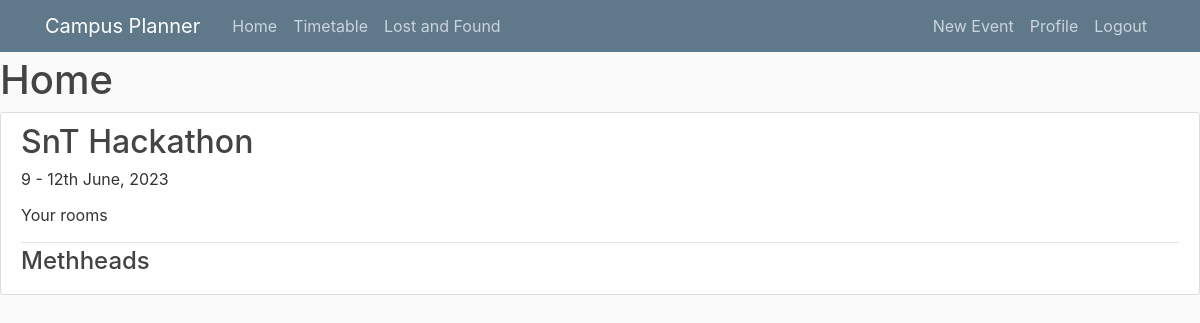
Page /home (signed in) on the committed database.
### plan/models.py (models this page shows, shortened)
class event(models.Model):
    name = models.CharField(max_length=100)
    time = models.CharField(max_length=100)
    location = models.CharField(max_length=100)
    description = models.TextField()
    author = models.ForeignKey(User, on_delete=models.CASCADE)
    date_posted = models.DateTimeField(auto_now_add=True)

### plan/views.py (the view, shortened to what this page needs)
# urls.py: path('home', EventListView.as_view(), name='plan-home'),
class EventListView(LoginRequiredMixin,ListView):
    model = event
    template_name = 'plan/home.html'
    context_object_name = 'events'
    ordering = ['-date_posted']

### plan/templates/plan/home.html (shortened to what this page needs)
{% extends "plan/base.html" %} {% block content %}
<h1>Home</h1>
<h1>Home</h1>
{% for event in events %}
<article class="media content-section">
  <div class="media-body">
    <div class="article-metadata">
      <h2>
        <a class="article-title" href="{% url 'event-detail' event.id %}"
          >{{ event.name }}</a
        >
      </h2>
      <p><a class="mr-2">{{ event.time }} </a></p>
      <p><a class="mr-2">{{ event.location }}</a></p>
    </div>
    <h4>
      <a class="mr-2">{{ event.author }}</a>
    </h4>
  </div>
</article>
{% endfor %} {% endblock content %}

### plan/static/plan/main.css (style rules this page uses)
body { background: #fafafa; color: #333333; margin-top: 5rem; }
h1, h2, h3, h4, h5, h6 { color: #444444; }
.content-section { background: #ffffff; padding: 10px 20px; border: 1px solid #dddddd; border-radius: 3px; margin-bottom: 20px; }
.article-title { color: #444444; }
.article-metadata { padding-bottom: 1px; margin-bottom: 4px; border-bottom: 1px solid #e3e3e3 }

### plan/static/plan/global_lf.css (style rules this page uses)
body { margin: 0; line-height: normal; }
:root { --font-inter: Inter; --font-size-29xl: 48px; --font-size-45xl: 64px; --font-size-17xl: 36px; --font-size-11xl: 30px; --font-size-5xl: 24px; --font-size-35xl: 54px; --font-size-53xl: 72px; --color-white: #fff; --color-dimgray-100: #625e5e; --color-black: #000; --color-gray-100: #908e8e; --color-gray-200: #202020; --color-gainsboro: #d9d9d9; --br-161xl: 180px; --br-81xl: 100px; --br-21xl: 40px; --br-xl: 20px; --br-31xl: 50px; --br-11xs: 2px; --br-11xl: 30px; }

### rows in the picture
event: name "SnT Hackathon", time "9 - 12th June, 2023", location "Your rooms", author "Methheads"
